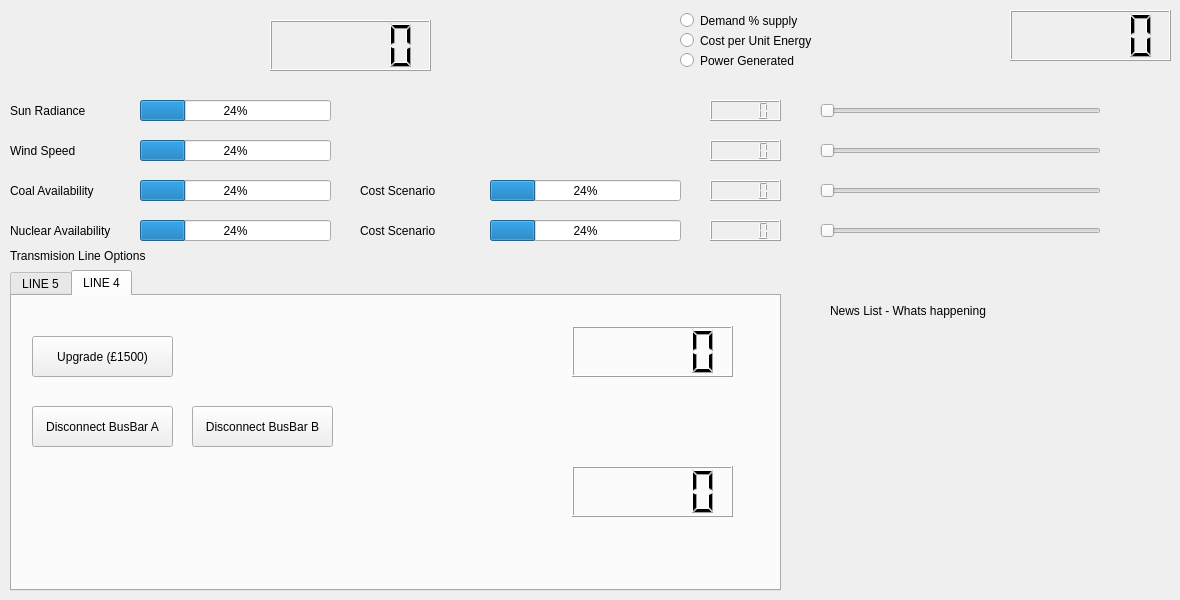
    <widget class="QWidget" name="tab_2">
     <attribute name="title">
      <string>Tab 2</string>
     </attribute>
     <widget class="QTabWidget" name="tabWidget_2">
      <property name="geometry">
       <rect>
        <x>10</x>
        <y>270</y>
        <width>771</width>
        <height>321</height>
       </rect>
      </property>
      <property name="currentIndex">
       <number>1</number>
      </property>
      <widget class="QWidget" name="tab_3">
       <attribute name="title">
        <string>LINE 5</string>
       </attribute>
      </widget>
      <widget class="QWidget" name="tab_4">
       <attribute name="title">
        <string>LINE 4</string>
       </attribute>
       <widget class="QPushButton" name="btn_line_upgrade">
        <property name="geometry">
         <rect>
          <x>20</x>
          <y>40</y>
          <width>141</width>
          <height>41</height>
         </rect>
        </property>
        <property name="text">
         <string>Upgrade (£1500)</string>
        </property>
       </widget>
       <widget class="QPushButton" name="btn_line4disconn">
        <property name="geometry">
         <rect>
          <x>20</x>
          <y>110</y>
          <width>141</width>
          <height>41</height>
         </rect>
        </property>
        <property name="text">
         <string>Disconnect BusBar A</string>
        </property>
       </widget>
       <widget class="QPushButton" name="pushButton_3">
        <property name="geometry">
         <rect>
          <x>180</x>
          <y>110</y>
          <width>141</width>
          <height>41</height>
         </rect>
        </property>
        <property name="text">
         <string>Disconnect BusBar B</string>
        </property>
       </widget>
       <widget class="QLCDNumber" name="lcdNumber">
        <property name="geometry">
         <rect>
          <x>560</x>
          <y>30</y>
          <width>161</width>
          <height>51</height>
         </rect>
        </property>
       </widget>
       <widget class="QLCDNumber" name="lcdNumber_3">
        <property name="geometry">
         <rect>
          <x>560</x>
          <y>170</y>
          <width>161</width>
          <height>51</height>
         </rect>
        </property>
       </widget>
      </widget>
     </widget>
     <widget class="QLabel" name="label">
      <property name="geometry">
       <rect>
        <x>10</x>
        <y>240</y>
        <width>201</width>
        <height>31</height>
       </rect>
      </property>
      <property name="text">
       <string>Transmision Line Options</string>
      </property>
     </widget>
     <widget class="QLCDNumber" name="lcdNumber_2">
      <property name="geometry">
       <rect>
        <x>270</x>
        <y>20</y>
        <width>161</width>
        <height>51</height>
       </rect>
      </property>
     </widget>
     <widget class="QLCDNumber" name="lcdNumber_4">
      <property name="geometry">
       <rect>
        <x>1010</x>
        <y>10</y>
        <width>161</width>
        <height>51</height>
       </rect>
      </property>
     </widget>
     <widget class="QProgressBar" name="progressBar">
      <property name="enabled">
       <bool>true</bool>
      </property>
      <property name="geometry">
       <rect>
        <x>140</x>
        <y>100</y>
        <width>191</width>
        <height>21</height>
       </rect>
      </property>
      <property name="value">
       <number>24</number>
      </property>
     </widget>
     <widget class="QProgressBar" name="progressBar_2">
      <property name="enabled">
       <bool>true</bool>
      </property>
      <property name="geometry">
       <rect>
        <x>140</x>
        <y>140</y>
        <width>191</width>
        <height>21</height>
       </rect>
      </property>
      <property name="value">
       <number>24</number>
      </property>
     </widget>
     <widget class="QProgressBar" name="progressBar_3">
      <property name="enabled">
       <bool>true</bool>
      </property>
      <property name="geometry">
       <rect>
        <x>140</x>
        <y>220</y>
        <width>191</width>
        <height>21</height>
       </rect>
      </property>
      <property name="value">
       <number>24</number>
      </property>
     </widget>
     <widget class="QProgressBar" name="progressBar_4">
      <property name="enabled">
       <bool>true</bool>
      </property>
      <property name="geometry">
       <rect>
        <x>140</x>
        <y>180</y>
        <width>191</width>
        <height>21</height>
       </rect>
      </property>
      <property name="value">
       <number>24</number>
      </property>
     </widget>
     <widget class="QLabel" name="label_2">
      <property name="geometry">
       <rect>
        <x>10</x>
        <y>100</y>
        <width>81</width>
        <height>21</height>
       </rect>
      </property>
      <property name="text">
       <string>Sun Radiance</string>
      </property>
     </widget>
     <widget class="QLabel" name="label_3">
      <property name="geometry">
       <rect>
        <x>10</x>
        <y>140</y>
        <width>81</width>
        <height>21</height>
       </rect>
      </property>
      <property name="text">
       <string>Wind Speed</string>
      </property>
     </widget>
     <widget class="QLabel" name="label_4">
      <property name="geometry">
       <rect>
        <x>10</x>
        <y>180</y>
        <width>101</width>
        <height>21</height>
       </rect>
      </property>
      <property name="text">
       <string>Coal Availability</string>
      </property>
     </widget>
     <widget class="QLabel" name="label_5">
      <property name="geometry">
       <rect>
        <x>10</x>
        <y>220</y>
        <width>121</width>
        <height>21</height>
       </rect>
      </property>
      <property name="text">
       <string>Nuclear Availability</string>
      </property>
     </widget>
     <widget class="QProgressBar" name="progressBar_5">
      <property name="enabled">
       <bool>true</bool>
      </property>
      <property name="geometry">
       <rect>
        <x>490</x>
        <y>180</y>
        <width>191</width>
        <height>21</height>
       </rect>
      </property>
      <property name="value">
       <number>24</number>
      </property>
     </widget>
     <widget class="QProgressBar" name="progressBar_6">
      <property name="enabled">
       <bool>true</bool>
      </property>
      <property name="geometry">
       <rect>
        <x>490</x>
        <y>220</y>
        <width>191</width>
        <height>21</height>
       </rect>
      </property>
      <property name="value">
       <number>24</number>
      </property>
     </widget>
     <widget class="QLabel" name="label_6">
      <property name="geometry">
       <rect>
        <x>360</x>
        <y>180</y>
        <width>101</width>
        <height>21</height>
       </rect>
      </property>
      <property name="text">
       <string>Cost Scenario</string>
      </property>
     </widget>
     <widget class="QLabel" name="label_7">
      <property name="geometry">
       <rect>
        <x>360</x>
        <y>220</y>
        <width>101</width>
        <height>21</height>
       </rect>
      </property>
      <property name="text">
       <string>Cost Scenario</string>
      </property>
     </widget>
     <widget class="QLCDNumber" name="lcdNumber_5">
      <property name="geometry">
       <rect>
        <x>710</x>
        <y>100</y>
        <width>71</width>
        <height>21</height>
       </rect>
      </property>
     </widget>
     <widget class="QLCDNumber" name="lcdNumber_6">
      <property name="geometry">
       <rect>
        <x>710</x>
        <y>140</y>
        <width>71</width>
        <height>21</height>
       </rect>
      </property>
     </widget>
     <widget class="QLCDNumber" name="lcdNumber_7">
      <property name="geometry">
       <rect>
        <x>710</x>
        <y>180</y>
        <width>71</width>
        <height>21</height>
       </rect>
      </property>
     </widget>
     <widget class="QLCDNumber" name="lcdNumber_8">
      <property name="geometry">
       <rect>
        <x>710</x>
        <y>220</y>
        <width>71</width>
        <height>21</height>
       </rect>
      </property>
     </widget>
     <widget class="QSlider" name="horizontalSlider">
      <property name="geometry">
       <rect>
        <x>820</x>
        <y>100</y>
        <width>281</width>
        <height>21</height>
       </rect>
      </property>
      <property name="maximum">
       <number>100</number>
      </property>
      <property name="orientation">
       <enum>Qt::Orientation::Horizontal</enum>
      </property>
     </widget>
     <widget class="QSlider" name="horizontalSlider_2">
      <property name="geometry">
       <rect>
        <x>820</x>
        <y>140</y>
        <width>281</width>
        <height>21</height>
       </rect>
      </property>
      <property name="orientation">
       <enum>Qt::Orientation::Horizontal</enum>
      </property>
     </widget>
     <widget class="QSlider" name="horizontalSlider_3">
      <property name="geometry">
       <rect>
        <x>820</x>
        <y>180</y>
        <width>281</width>
        <height>21</height>
       </rect>
      </property>
      <property name="orientation">
       <enum>Qt::Orientation::Horizontal</enum>
      </property>
     </widget>
     <widget class="QSlider" name="horizontalSlider_4">
      <property name="geometry">
       <rect>
        <x>820</x>
        <y>220</y>
        <width>281</width>
        <height>21</height>
       </rect>
      </property>
      <property name="orientation">
       <enum>Qt::Orientation::Horizontal</enum>
      </property>
     </widget>
     <widget class="QRadioButton" name="radioButton">
      <property name="geometry">
       <rect>
        <x>680</x>
        <y>10</y>
        <width>181</width>
        <height>21</height>
       </rect>
      </property>
      <property name="text">
       <string>Demand % supply</string>
      </property>
     </widget>
     <widget class="QRadioButton" name="radioButton_2">
      <property name="geometry">
       <rect>
        <x>680</x>
        <y>30</y>
        <width>181</width>
        <height>21</height>
       </rect>
      </property>
      <property name="text">
       <string>Cost per Unit Energy</string>
      </property>
     </widget>
     <widget class="QRadioButton" name="radioButton_3">
      <property name="geometry">
       <rect>
        <x>680</x>
        <y>50</y>
        <width>181</width>
        <height>21</height>
       </rect>
      </property>
      <property name="text">
       <string>Power Generated</string>
      </property>
     </widget>
     <widget class="QLabel" name="label_8">
      <property name="geometry">
       <rect>
        <x>830</x>
        <y>300</y>
        <width>191</width>
        <height>21</height>
       </rect>
      </property>
      <property name="text">
       <string>News List - Whats happening</string>
      </property>
     </widget>
    </widget>
